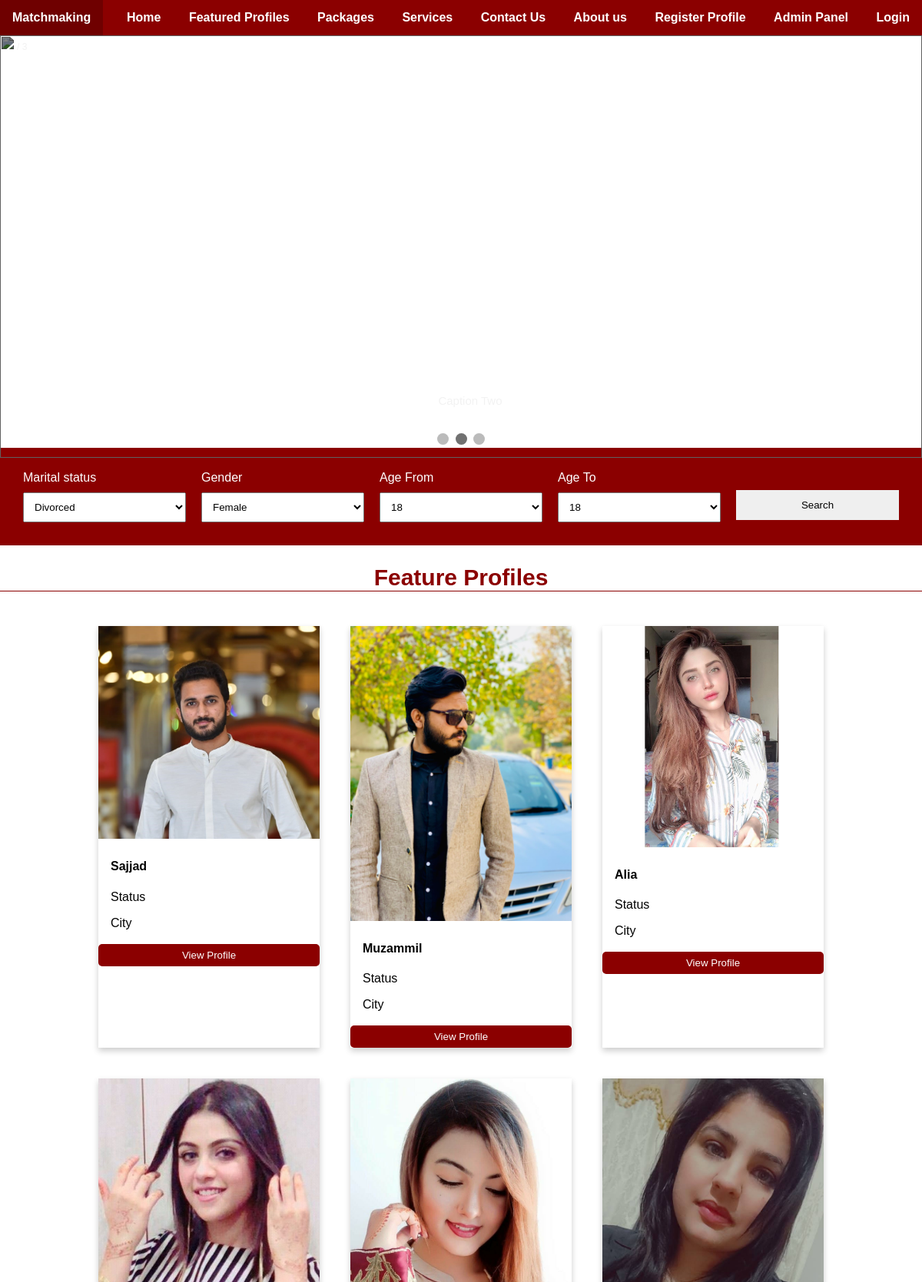
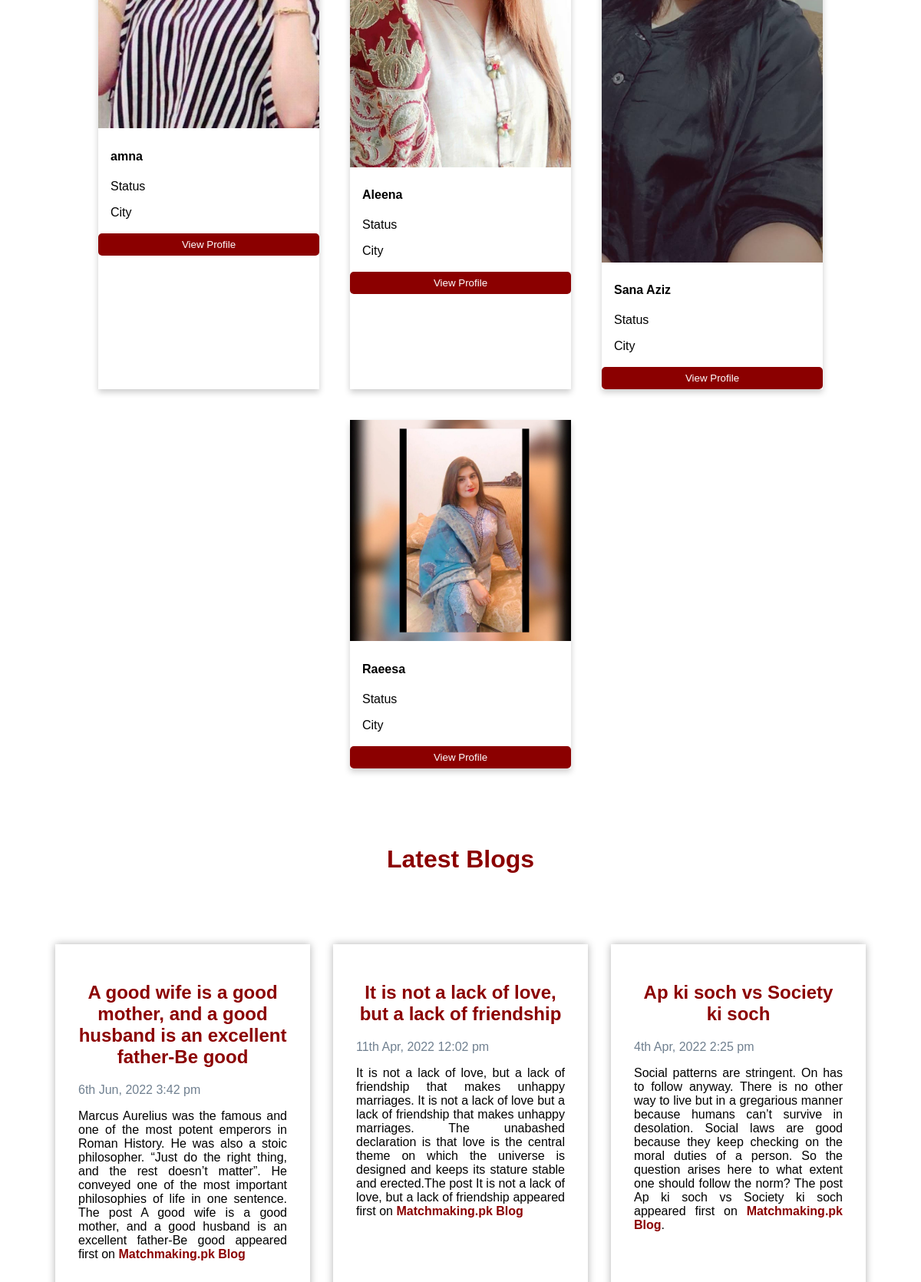
The app's page /indexsample.php with its own data (2 pictures, top to bottom).
### tables this page shows
CREATE TABLE `candidate` (
  `id` int(11) NOT NULL,
  `name` varchar(50) NOT NULL,
  `email` varchar(50) NOT NULL,
  `phone_no` varchar(20) NOT NULL,
  `religion` varchar(30) NOT NULL,
  `occupation` varchar(40) NOT NULL,
  `monthly_income` int(50) NOT NULL,
  `age` int(4) NOT NULL,
  `height` varchar(30) NOT NULL,
  `gender` varchar(20) NOT NULL,
  `marital_status` varchar(20) NOT NULL,
  `caste` varchar(30) NOT NULL,
  `profile_img` varchar(50) NOT NULL,
  `c_id` int(11) DEFAULT NULL,
  `city` varchar(50) NOT NULL
);

### indexsample.php (the view, shortened to what this page needs)
<?php
  include("header.php");
  include("connection.php");
  $sql = "SELECT `name`, `gender`,`profile_img` FROM `candidate` WHERE 1";
  $result = $conn->query($sql);
?>
<!DOCTYPE html>
<html>
<head>
  <link rel="stylesheet" type="text/css" href="index.css">
  <link rel="stylesheet" type="text/css" href="index.js">
</head>
<body>
  <div class="slideshow-container">
    <div class="mySlides fade">
      <div class="numbertext">2 / 3</div>
      <img src="images/image2.jpg" style="width:100%;height: 550px;filter: brightness(50%);">
      <div class="text">Caption Two</div>
    </div>
  </div>
  <br>
  <div style="text-align:center">
  </div>
  <div class=form-container>
    <form>
      <div class="input-fields">
        <label>Marital status</label>
        <Select id="marital-status">
           <option>Divorced</option>
        </Select>
      </div>
      <div class="input-fields">
        <label>Gender</label>
         <Select id="Male">
            <option>Female</option>
         </Select>
      </div>
      <div class="input-fields">
        <label >Age From</label>
         <Select id="age-from">
          <option>18</option>
        </Select>
      </div>
      <div class="input-fields">
        <label>Age To</label>
        <Select id="age-to">
          <option>18</option>
        </Select>
      </div>
      <div class="input-fields">
        <button type="button" id="search-button">Search</button>
      </div>
    </form>
  </div>
  <h2 class="Profile-head">Feature Profiles</h2>
<div class="container-card" id="container-card">
<?php
    if ($result->num_rows > 0) {
        while ($row = $result->fetch_assoc()) {
            echo '<div class="card">';
                echo '<img src="' . $row['profile_img'] .'" alt="Avatar" style="width:100%">';
                echo '<div class="container">';
                  echo '<h4>' . $row['name'] .'</h4>';
                  echo '<p>Status</p>';
                  echo '<p>City </p>';
                echo '</div>';
                echo '<button class="btn ">View Profile</button>';
            echo '</div>';
        }
    }
?>
</div>
  <h2 class="blogs-head">Latest Blogs</h2>
  <div class="blogs">
    <div class="blog-card">
      <h2>A good wife is a good mother, and a good husband is an excellent father-Be good</h2>
      <span>6th Jun, 2022 3:42 pm</span>
       <p> Marcus Aurelius was the famous and one of the most potent emperors in Roman History. He was also a stoic philosopher.  “Just do the right thing, and the rest doesn’t matter”. He conveyed one of the most important philosophies of life in one sentence. The post A good wife is a good mother, and a good husband is an excellent father-Be good appeared first on <span class="red">Matchmaking.pk Blog</span></p>
    </div>
     <div class="blog-card">
      <h2>It is not a lack of love, but a lack of friendship</h2>
      <span>11th Apr, 2022 12:02 pm</span>
        <p>It is not a lack of love, but a lack of friendship that makes unhappy marriages. It is not a lack of love but a lack of friendship that makes unhappy marriages. The unabashed declaration is that love is the central theme on which the universe is designed and keeps its stature stable and erected.The post It is not a lack of love, but a lack of friendship appeared first on     <span class="red">Matchmaking.pk Blog</span></p>
    </div>
    <div class="blog-card">
      <h2>Ap ki soch vs Society ki soch</h2>
          <span>4th Apr, 2022 2:25 pm</span>
          <p>Social patterns are stringent. On has to follow anyway. There is no other way to live but in a gregarious manner because humans can’t survive in desolation. Social laws are good because they keep checking on the moral duties of a person. So the question arises here to what extent one should follow the norm? The post Ap ki soch vs Society ki soch appeared first on <span class="red">Matchmaking.pk Blog</span>.</p>
    </div>
  </div>
</body>
</html>

### index.css (style rules this page uses)
body { background-size: cover; background-repeat: no-repeat; background-attachment: fixed; margin:0; padding: 0; font-family: 'Ubuntu', sans-serif; }
.slideshow-container { max-width: 100%; position: relative; margin: auto; flex: 1 1 50%; height: 500px; }
.mySlides img { height: 400px; }
.text { color: #f2f2f2; font-size: 15px; padding: 8px 12px; position: absolute; bottom: 8px; width: 100%; text-align: center; }
.numbertext { color: #f2f2f2; font-size: 12px; padding: 8px 12px; position: absolute; top: 0; }
.fade { animation-name: fade; animation-duration: 1.5s; }
.form-container { background-color: darkred; padding: 20px; }
.form-container form { display: flex; justify-content: space-evenly; }
.form-container form .input-fields { width: 100%; display: flex; margin: 10px; flex-direction: column; }
.form-container form .input-fields label { color: white; padding-bottom: 10px; }
.form-container form .input-fields select { width: 100%; padding: 10px; }
.form-container form .input-fields select option { padding: 10px; background-color: transparent; font-size: 20px; }
.form-container button { margin-top: 25px; padding: 12px; border: none; width: 100%; }
.container-card { display: flex; flex-wrap: wrap; justify-content: center; }
.card { box-shadow: 0 4px 8px 0 rgba(0,0,0,0.2); transition: 0.3s; width:18rem; margin: 20px; }
.container { padding: 2px 16px; }
.btn { width: 100%; color: white; background-color: darkred; padding: 7px; border: none; border-radius: 5px; }
.Profile-head { font-size: 30px; text-align: center; font-weight: bold; border-bottom: 1px solid darkred; }
.blogs-head { margin-top: 5rem; font-size: 2rem; }
.blogs { padding: 50px; display: flex; flex-wrap: wrap; justify-content: center; }
.blog-card { width: 17rem; padding: 30px; margin: 15px; text-align: justify; box-shadow: 0 0 10px rgba(0,0,0,0.3); }
h2 { text-align: center; color: darkred; font-size: 24px; }
.blog-card span { color: slategray; }
.blog-card .red { color: darkred; font-weight: bold; }

### records on screen
candidate: profile_img (picture), name "Sajjad"
candidate: profile_img (picture), name "Muzammil"
candidate: profile_img (picture), name "Alia"
candidate: profile_img (picture), name "amna"
candidate: profile_img (picture), name "Aleena"
candidate: profile_img (picture), name "Sana Aziz"
candidate: profile_img (picture), name "Raeesa"
